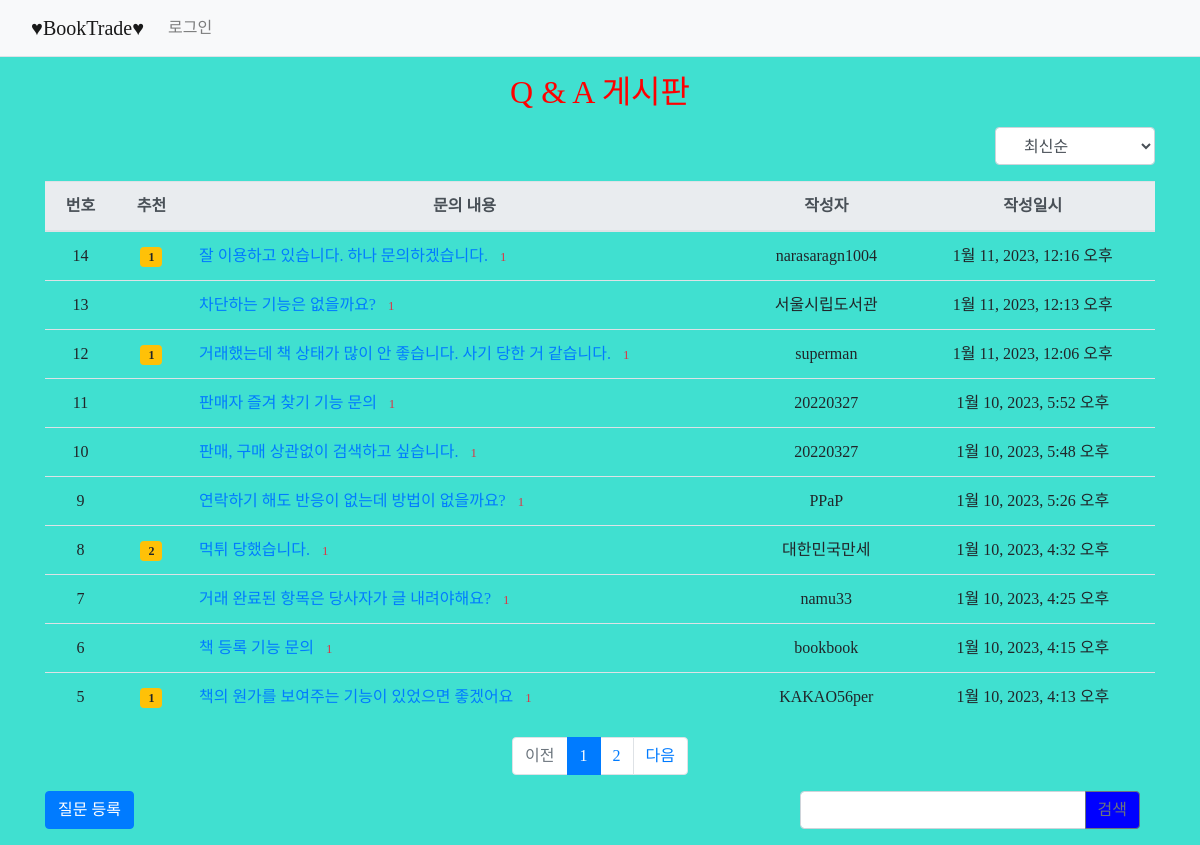
Screenshot of /pybo/ with the database file from the repository.
### pybo/models.py (models this page shows, shortened)
class Question(models.Model):
    author = models.ForeignKey(User, on_delete=models.CASCADE,
                               related_name='author_question')
    subject = models.CharField(max_length=200)
    content = models.TextField()
    modify_date = models.DateTimeField(null=True, blank=True)
    create_date = models.DateTimeField()
    voter = models.ManyToManyField(User, related_name='voter_question')

### pybo/views/base_views.py (the view, shortened to what this page needs)
# urls.py: path('', base_views.index, name='index'),  # 페이지에 해당하는 urlpatterns
def index(request):
    page = request.GET.get('page', '1')  # 페이지
    kw = request.GET.get('kw', '')       # 검색어
    so = request.GET.get('so', 'recent') # 정렬기준
    if so == 'recommend':
        question_list = Question.objects.annotate(num_voter=Count('voter')).order_by('-num_voter', '-create_date')
    elif so == 'popular':
        question_list = Question.objects.annotate(num_answer=Count('answer')).order_by('-num_answer', '-create_date')
    else:  # recent
        question_list = Question.objects.order_by('-create_date')
    paginator = Paginator(question_list, 10)  # 페이지당 10개씩 보여주기
    page_obj = paginator.get_page(page)
    context = {'question_list': page_obj, 'page': page, 'kw': kw, 'so': so}
    return render(request, 'pybo/question_list.html', context)

### pybo/templatetags/pybo_filter.py (called while the page is built)
@register.filter
def sub(value, arg):
    return value - arg

### templates/pybo/question_list.html (shortened to what this page needs)
{% extends 'base.html' %}
{% load pybo_filter %}
{% block content %}
<head>
    <h2 class="text-center" style="font-family: 궁서; color: red; ">Q & A 게시판</h2>
</head>
<body>
<div class="container my-3" >
    <div class="row justify-content-between my-3">
        <div class="col-2">
            <select class="form-control so ">
                <option value="recent" {% if so == 'recent' %}selected{% endif %}>&nbsp;&nbsp;&nbsp;최신순</option>
            </select>
        </div>
    </div>
    <table class="table">
        <thead >
        <tr class=" text-center thead-light">
            <th>번호</th>
            <th>추천</th>
            <th style="width:50%">문의 내용</th>
            <th>작성자</th>
            <th>작성일시</th>
        </tr>
        </thead>
        <tbody>
        {% if question_list %}
        {% for question in question_list %}
        <tr class="text-center">
            <td>
                {{ question_list.paginator.count|sub:question_list.start_index|sub:forloop.counter0|add:1 }}
            </td>
            <td>
                {% if question.voter.all.count > 0 %}
                <span class="badge badge-warning px-2 py-1">{{ question.voter.all.count }}</span>
                {% endif %}
            </td>
            <td class="text-left">
                <a href="{% url 'pybo:detail' question.id %}" >{{ question.subject }}</a>
                {% if question.answer_set.count > 0 %}
                <span class="text-danger small ml-2">{{ question.answer_set.count }}</span>
                {% endif %}
            </td>
            <td>{{ question.author.username }}</td>
            <td>{{ question.create_date }}</td>
        </tr>
        {% endfor %}
        {% else %}
        <tr>
            <td colspan="3">질문이 없습니다.</td>
        </tr>
        {% endif %}
        </tbody>
    </table>
    <ul class="pagination justify-content-center">
        {% if question_list.has_previous %}
        <li class="page-item">
            <a class="page-link" data-page="{{ question_list.previous_page_number }}" href="#">이전</a>
        </li>
        {% else %}
        <li class="page-item disabled">
            <a class="page-link" tabindex="-1" aria-disabled="true" href="#">이전</a>
        </li>
        {% endif %}
        {% for page_number in question_list.paginator.page_range %}
        {% if page_number >= question_list.number|add:-5 and page_number <= question_list.number|add:5 %}
            {% if page_number == question_list.number %}
            <li class="page-item active" aria-current="page">
                <a class="page-link" data-page="{{ page_number }}" href="#">{{ page_number }}</a>
            </li>
            {% else %}
            <li class="page-item">
                <a class="page-link" data-page="{{ page_number }}" href="#">{{ page_number }}</a>
            </li>
            {% endif %}
        {% endif %}
        {% endfor %}
        {% if question_list.has_next %}
        <li class="page-item">
            <a class="page-link" data-page="{{ question_list.next_page_number }}" href="#">다음</a>
        </li>
        {% else %}
        <li class="page-item disabled">
            <a class="page-link" tabindex="-1" aria-disabled="true" href="#">다음</a>
        </li>
        {% endif %}
    </ul>
    <div class="container my-3" >
        <div class="row justify-content-between my-3">
    <a href="{% url 'pybo:question_create' %}" class="btn btn-primary">질문 등록</a>
            <div class="col-4 input-group">
            <input type="text" class="form-control kw" value="{{ kw|default_if_none:'' }}">
            <div class="input-group-append">
                <button style="text-color : red;" id="col1"class="btn btn-outline-secondary " type="button" id="btn_search">검색</button>
            </div>
        </div>
            </div>
        </div>
</div>
</body>
{% endblock %}

### templates/base.html (shortened to what this page needs)
{% load static %}
<!DOCTYPE html>
<html lang="ko">
<head>
  <link rel="stylesheet" type="text/css" href="{% static 'bootstrap.min.css' %}">
  <link rel="stylesheet" type="text/css" href="{% static 'style.css' %}">
</head>
<body>
{% include "navbar.html" %}
{% block content %}
{% endblock %}
</body>
</html>

### templates/navbar.html (shortened to what this page needs)
<nav class="navbar navbar-expand-lg navbar-light bg-light border-bottom">
    <div class="container-fluid">
        <a class="navbar-brand" href="{% url 'pybo:index' %}">♥BookTrade♥</a>
        <div class="collapse navbar-collapse" id="navbarSupportedContent">
            <ul class="navbar-nav me-auto mb-2 mb-lg-0">
                <li class="nav-item">
                    {% if user.is_authenticated %}
                    <a class="nav-link" href="{% url 'common:logout' %}">{{ user.username }} (로그아웃)</a>
                    {% else %}
                    <a class="nav-link" href="{% url 'common:login' %}">로그인</a>
                    {% endif %}
                </li>
            </ul>
        </div>
    </div>
</nav>

### templates/pybo/question_list.html (style rules this page uses)
#col1 { background-color : blue; text-color : white; }
h2 { font-style : bold; }
body { background-color : Turquoise; }
* { font-family : Times New Roman; }

### rows the page displays
Question: paginator.count|sub "14", voter.all.count "1", subject "잘 이용하고 있습니다. 하나 문의하겠습니다.", answer_set.count "1", author.username "narasaragn1004", create_date "1월 11, 2023, 12:16 오후"
Question: paginator.count|sub "13", subject "차단하는 기능은 없을까요?", answer_set.count "1", author.username "서울시립도서관", create_date "1월 11, 2023, 12:13 오후"
Question: paginator.count|sub "12", voter.all.count "1", subject "거래했는데 책 상태가 많이 안 좋습니다. 사기 당한 거 같습니다.", answer_set.count "1", author.username "superman", create_date "1월 11, 2023, 12:06 오후"
Question: paginator.count|sub "11", subject "판매자 즐겨 찾기 기능 문의", answer_set.count "1", author.username "20220327", create_date "1월 10, 2023, 5:52 오후"
Question: paginator.count|sub "10", subject "판매, 구매 상관없이 검색하고 싶습니다.", answer_set.count "1", author.username "20220327", create_date "1월 10, 2023, 5:48 오후"
Question: paginator.count|sub "9", subject "연락하기 해도 반응이 없는데 방법이 없을까요?", answer_set.count "1", author.username "PPaP", create_date "1월 10, 2023, 5:26 오후"
Question: paginator.count|sub "8", voter.all.count "2", subject "먹튀 당했습니다.", answer_set.count "1", author.username "대한민국만세", create_date "1월 10, 2023, 4:32 오후"
Question: paginator.count|sub "7", subject "거래 완료된 항목은 당사자가 글 내려야해요?", answer_set.count "1", author.username "namu33", create_date "1월 10, 2023, 4:25 오후"
Question: paginator.count|sub "6", subject "책 등록 기능 문의", answer_set.count "1", author.username "bookbook", create_date "1월 10, 2023, 4:15 오후"
Question: paginator.count|sub "5", voter.all.count "1", subject "책의 원가를 보여주는 기능이 있었으면 좋겠어요", answer_set.count "1", author.username "KAKAO56per", create_date "1월 10, 2023, 4:13 오후"

### other values shown
{{ page_number }} "1"
{{ page_number }} "2"
